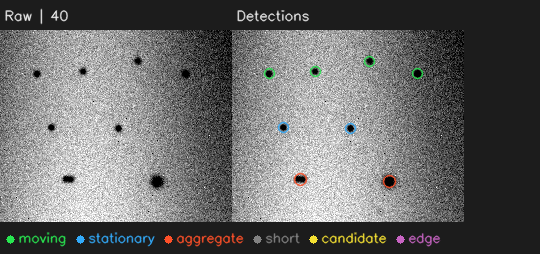
#> input picture examples/synthetic.png, 540 x 254 px
$ python -i detection.py   (imports and definitions only)
#> lines starting #> are read from the running program, lines starting #| are printed output that depends on the picture; after the words box and inside, x2 and y2 are one past the last pixel; in counts of white or black regions, pixels touching at a corner belong together
"""Detect compact, single-scale beads in an 8-bit microscope image."""
import math

import cv2
import numpy as np


def detect(gray, diameter=4.0, polarity="dark", snr=5.0):
    """Return single-bead candidates and rejected silhouettes in image coordinates.

    diameter is the approximate full width at half contrast of an isolated bead
    in the recorded pixels. snr sets the minimum peak response in units of the
    spatial noise estimated after filtering. diameter_px is the equivalent
    diameter of the measured half-maximum footprint (after filtering).
    """
#> called with diameter = 4, polarity = 'dark', snr = 5
    if gray.ndim != 2 or gray.dtype != np.uint8 or not gray.size:
        raise ValueError("Expected a nonempty 2D uint8 image")
    if not np.isfinite(diameter) or diameter < 2:
        raise ValueError("Bead diameter must be finite and at least 2 pixels")
    if not np.isfinite(snr) or snr <= 0 or polarity not in ("bright", "dark"):
        raise ValueError("Expected positive finite SNR and bright or dark polarity")

    signal = gray.astype(np.float32)
    fine = cv2.GaussianBlur(signal, (0, 0), 0.20 * diameter)
    background = cv2.GaussianBlur(signal, (0, 0), 1.8 * diameter)
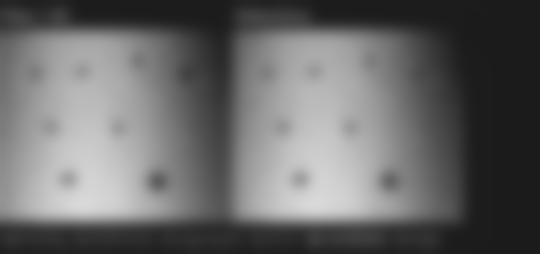
#> background: shape (254, 540) float32; min 27.69, max 217.7, mean 104.6
    response = background - fine if polarity == "dark" else fine - background
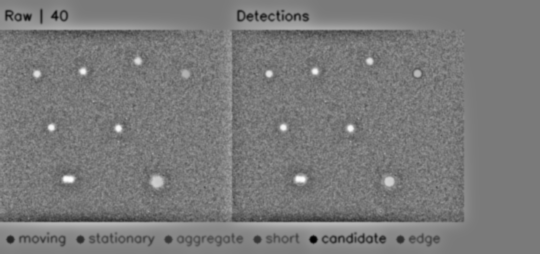
#> response: shape (254, 540) float32; min -153.6, max 166.3, mean 0; drawn with min black and max white
    median = np.median(response)
#> median = -3.81e-06
    noise = max(0.5, float(np.median(np.abs(response - median))) * 1.4826)
#> noise = 10.62
    # Require strong peaks but grow their footprints down to a lower contour.
    peak_threshold = snr * noise
#> peak_threshold = 53.08
    mask = (response >= 0.50 * peak_threshold).astype(np.uint8)
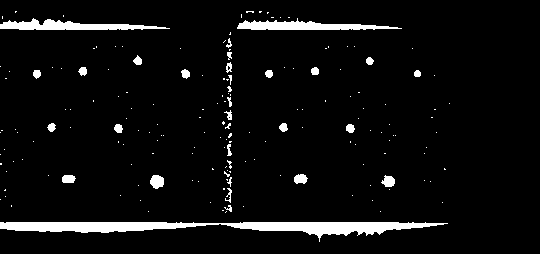
#> mask: shape (254, 540); values 0 (black) and 1 (white), 5.5% white; 175 white regions (145 under 20 px), largest, box (x1, y1, x2, y2) and area: (0, 222, 448, 242) 3629, (0, 18, 170, 30) 1065, (237, 18, 402, 30) 1032
    _, labels, stats, _ = cv2.connectedComponentsWithStats(mask, connectivity=8)
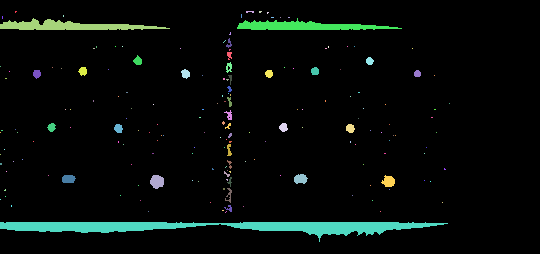
#> labels: shape (254, 540) int32; 176 distinct labels, from 0 to 175; one colour per label, 0 black
#> stats = 176 rows, first 6: [0, 0, 540, 254, 129666], [15, 11, 2, 2, 3], [246, 11, 8, 2, 12], [259, 11, 3, 2, 5], [267, 12, 2, 2, 3], [63, 15, 1, 2, 2]

    radius = max(1, int(round(0.55 * diameter)))
    kernel = cv2.getStructuringElement(cv2.MORPH_ELLIPSE, (2 * radius + 1,) * 2)
    peaks = (response == cv2.dilate(response, kernel)) & (response >= peak_threshold)
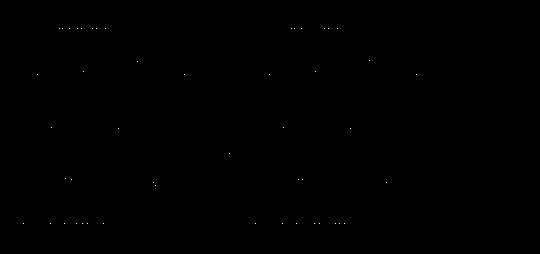
#> peaks: shape (254, 540) bool; 0.04% white in thin lines or dots, all inside (x1, y1, x2, y2) = (23, 28, 417, 224)
    peak_components = np.unique(labels[peaks])
#> peak_components = 20 values from 11 to 175
    detections = []
    for label in peak_components:
        x0, y0, width, height, _ = stats[label]
        box = np.s_[y0:y0 + height, x0:x0 + width]
        footprint = labels[box] == label
        local = response[box]
        peak = float(local[footprint].max())
        half = footprint & (local >= 0.5 * peak)
        yy, xx = np.nonzero(half)
        half_width = 2 * math.sqrt(len(xx) / math.pi)
        # Tiny fluctuations and isolated hot pixels usually occupy too little area.
        if half_width < 0.55 * diameter:
            continue
        # Area alone can admit a touching pair. Measure elongation of its core
        # and count distinct significant peaks inside the same lower contour.
        centered = np.stack((xx - xx.mean(), yy - yy.mean()))
        eigenvalues = np.linalg.eigvalsh(centered @ centered.T / len(xx) + np.eye(2) / 12)
        aspect = math.sqrt(eigenvalues[1] / eigenvalues[0])
        significant = footprint & peaks[box] & (local >= 0.45 * peak)
        peak_count = cv2.connectedComponents(significant.astype(np.uint8), connectivity=8)[0] - 1

        # A floating half-height center is less biased by noise than the brightest
        # pixel. Use the wider, above-quarter-height support for smoother positions.
        weights = np.where(footprint, np.maximum(local - max(0.25 * peak, 0.5 * peak_threshold), 0), 0)
        mass = weights.sum(dtype=np.float64)
        x = x0 + weights.sum(axis=0) @ np.arange(width) / mass
        y = y0 + weights.sum(axis=1) @ np.arange(height) / mass
        if x0 == 0 or y0 == 0 or x0 + width == gray.shape[1] or y0 + height == gray.shape[0]:
            status = "edge"
        elif half_width > 1.55 * diameter or aspect > 1.65 or peak_count > 1:
            status = "aggregate"
        else:
            status = "candidate"
        detections.append(dict(x=float(x), y=float(y), diameter_px=half_width,
                               status=status, aspect=aspect, peak_snr=peak / noise))
#> this loop made 20 passes
#> (label, x0, y0, width, height, peak, half_width, eigenvalues) on passes 1 to 12: (11, 0, 18, 170, 12, 60.13, 33.74, [4.13, 1647.5]), (12, 237, 18, 165, 12, 62.81, 33.01, [4.12, 1477.4]), (28, 133, 55, 9, 10, 123.8, 6.96, [2.91, 3.43]), (29, 366, 57, 8, 8, 127.2, 6.58, [2.6, 3.04]), (33, 78, 67, 9, 9, 155, 6.28, [2.46, 2.63]), (35, 311, 67, 8, 8, 155.3, 6.28, [2.46, 2.63]), (38, 181, 69, 9, 10, 70.2, 8.14, [3.48, 5.17]), (42, 33, 70, 8, 9, 129.4, 6.58, [2.78, 2.8]), (43, 265, 70, 8, 8, 131.9, 6.48, [2.51, 2.87]), (44, 414, 70, 7, 7, 79.25, 6.86, [3, 3]), (81, 47, 123, 9, 9, 154.6, 6.77, [2.8, 3.08]), (83, 279, 123, 9, 9, 153.2, 6.77, [2.8, 3.08])
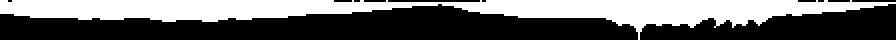
#> footprint: shape (20, 448) bool (shown 2 times larger); 40.5% white; 1 white region, box (x1, y1, x2, y2) and area: (0, 0, 448, 20) 3629
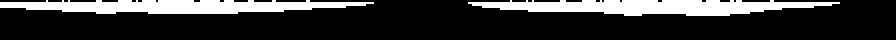
#> half: shape (20, 448) bool (shown 2 times larger); 21% white; 2 white regions, box (x1, y1, x2, y2) and area: (234, 0, 420, 8) 969, (0, 0, 187, 7) 913
#> after the loop, detections = 20 items
    return detections

>>> import cv2
>>> picture = cv2.imread('examples/synthetic.png', cv2.IMREAD_GRAYSCALE)
>>> result = detect(picture)
#> result = 20 items
